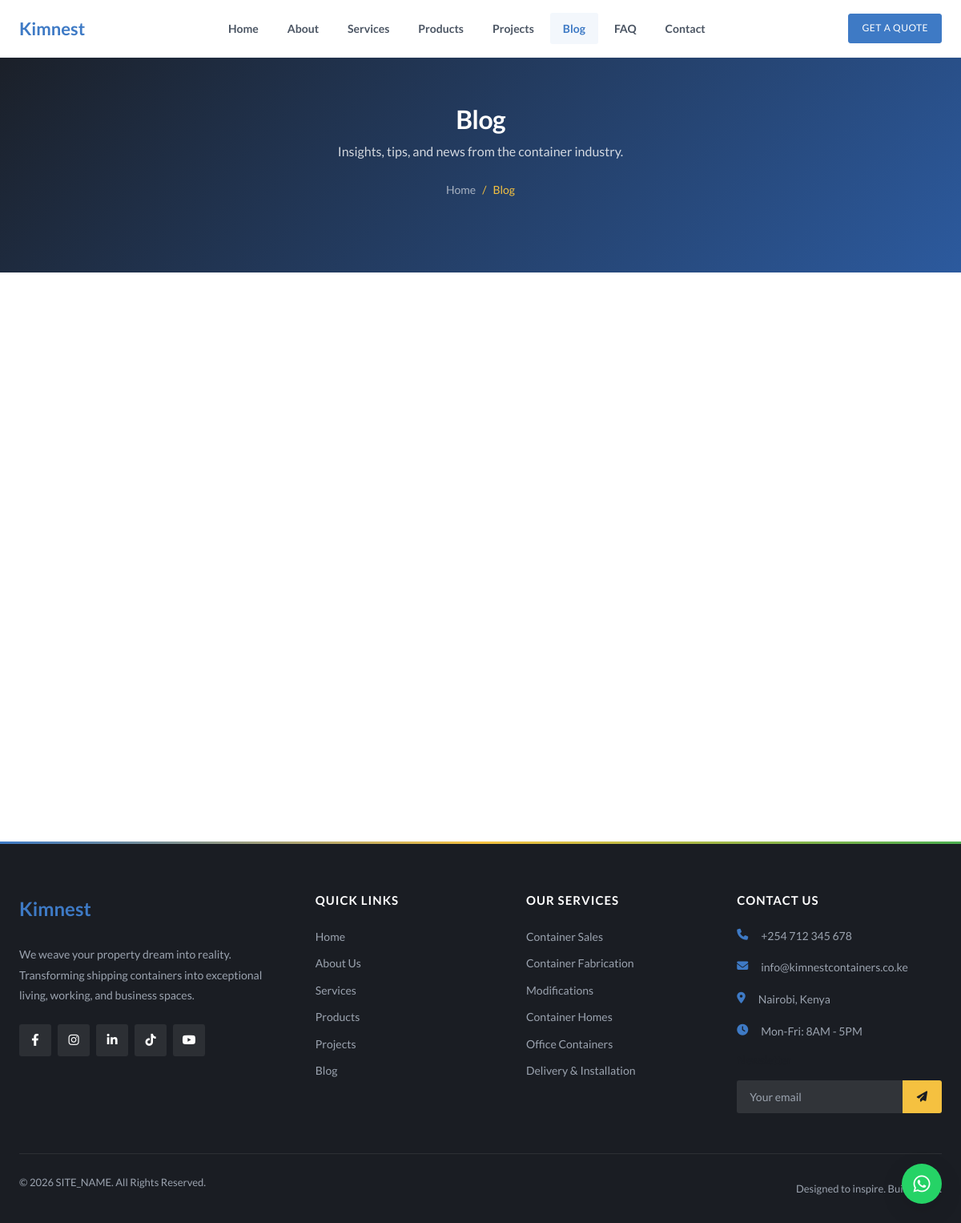
Screenshot of /pages/blog.php with the database file from the repository.
### tables this page shows
CREATE TABLE site_content (
    id INT AUTO_INCREMENT PRIMARY KEY,
    page_slug VARCHAR(50) NOT NULL,
    section_key VARCHAR(50) NOT NULL,
    content_key VARCHAR(100) NOT NULL,
    content_value LONGTEXT,
    content_type ENUM('text', 'textarea', 'html', 'image') DEFAULT 'text',
    is_visible TINYINT(1) DEFAULT 1,
    created_at TIMESTAMP DEFAULT CURRENT_TIMESTAMP,
    updated_at TIMESTAMP DEFAULT CURRENT_TIMESTAMP ON UPDATE CURRENT_TIMESTAMP,
    UNIQUE KEY unique_content (page_slug, section_key, content_key)
);

CREATE TABLE site_settings (
    id INT AUTO_INCREMENT PRIMARY KEY,
    setting_key VARCHAR(100) NOT NULL UNIQUE,
    setting_value TEXT,
    created_at TIMESTAMP DEFAULT CURRENT_TIMESTAMP,
    updated_at TIMESTAMP DEFAULT CURRENT_TIMESTAMP ON UPDATE CURRENT_TIMESTAMP
);

### includes/functions.php (called while the page is built, shortened)
<?php
require_once __DIR__ . '/db.php';
function getContent($page, $section, $key, $default = '') {
    global $pdo;
    $stmt = $pdo->prepare("SELECT content_value, content_type, is_visible FROM site_content WHERE page_slug = ? AND section_key = ? AND content_key = ?");
    $stmt->execute([$page, $section, $key]);
    $result = $stmt->fetch();
    $value = $result['content_value'];
    $type = $result['content_type'] ?? 'text';
    if ($type === 'textarea') {
        $value = strip_tags($value);
        $value = trim($value);
    }
    return $value;
}
function getSetting($key, $default = '') {
    global $pdo;
    $stmt = $pdo->prepare("SELECT setting_value FROM site_settings WHERE setting_key = ?");
    $stmt->execute([$key]);
    $result = $stmt->fetch();
    return $result ? $result['setting_value'] : $default;
}

### pages/blog.php (the view, shortened to what this page needs)
<?php
include __DIR__ . '/../includes/header.php';
$posts = [];
try {
    $stmt = $pdo->prepare("SELECT * FROM blog_posts WHERE status = 'published' ORDER BY created_at DESC");
    $stmt->execute();
    $posts = $stmt->fetchAll();
} catch (Exception $e) {}
$heroBg = getContent('blog', 'hero', 'bg_image', '');
$heroOverlay = getContent('blog', 'hero', 'overlay_color', '#1a2e4a');
$heroDesc = getContent('blog', 'hero', 'description', '');
?>
<section class="page-banner page-banner--tall" <?php if (!empty($heroBg)): ?>style="background-image: linear-gradient(<?= $heroOverlay ?>dd, <?= $heroOverlay ?>ee), url(<?= BASE_URL ?>/<?= htmlspecialchars($heroBg) ?>); background-size: cover; background-position: center;"<?php endif; ?>>
    <div class="container">
        <h1><?= htmlspecialchars(getContent('blog', 'hero', 'overline', 'Blog')) ?></h1>
        <?php if (!empty($heroDesc)): ?>
            <p class="page-banner__desc"><?= htmlspecialchars($heroDesc) ?></p>
        <?php endif; ?>
        <div class="breadcrumb">
            <a href="<?= BASE_URL ?>/">Home</a> <span>/</span> <span>Blog</span>
        </div>
    </div>
</section>
<section class="section">
    <div class="container">
        <?php if (empty($posts)): ?>
            <div class="blog-empty fade-in">
                <i class="fas fa-newspaper"></i>
                <h3>Coming Soon</h3>
                <p>We're working on great content for you. Check back soon!</p>
            </div>
        <?php else: ?>
            <div class="blog-grid" id="blogGrid">
            </div>
        <?php endif; ?>
    </div>
</section>
<?php include __DIR__ . '/../includes/footer.php'; ?>

### includes/footer.php (shortened to what this page needs)
    </main>
    <footer class="footer">
        <div class="container">
            <div class="footer-grid">
                <div class="footer-col">
                    <a href="<?= BASE_URL ?>/" class="footer-logo">
                        <span class="logo-text">Kim<span>nest</span></span>
                    </a>
                    <p><?= htmlspecialchars(getSetting('site_tagline', 'We weave your property dream into reality. Transforming shipping containers into exceptional living, working, and business spaces.')) ?></p>
                    <div class="social-links">
                        <a href="<?= getSetting('facebook_url', '#') ?>" target="_blank"><i class="fab fa-facebook-f"></i></a>
                        <a href="<?= getSetting('instagram_url', '#') ?>" target="_blank"><i class="fab fa-instagram"></i></a>
                        <a href="<?= getSetting('linkedin_url', '#') ?>" target="_blank"><i class="fab fa-linkedin-in"></i></a>
                        <a href="<?= getSetting('tiktok_url', '#') ?>" target="_blank"><i class="fab fa-tiktok"></i></a>
                        <a href="<?= getSetting('youtube_url', '#') ?>" target="_blank"><i class="fab fa-youtube"></i></a>
                    </div>
                </div>
                <div class="footer-links-group">
                    <div class="footer-col">
                        <h3>Quick Links</h3>
                        <ul class="footer-links">
                            <li><a href="<?= BASE_URL ?>/">Home</a></li>
                            <li><a href="<?= BASE_URL ?>/about">About Us</a></li>
                            <li><a href="<?= BASE_URL ?>/services">Services</a></li>
                            <li><a href="<?= BASE_URL ?>/products">Products</a></li>
                            <li><a href="<?= BASE_URL ?>/projects">Projects</a></li>
                            <li><a href="<?= BASE_URL ?>/blog">Blog</a></li>
                        </ul>
                    </div>
                    <div class="footer-col">
                        <h3>Our Services</h3>
                        <ul class="footer-links">
                            <li><a href="<?= BASE_URL ?>/services#sales">Container Sales</a></li>
                            <li><a href="<?= BASE_URL ?>/services#fabrication">Container Fabrication</a></li>
                            <li><a href="<?= BASE_URL ?>/services#modifications">Modifications</a></li>
                            <li><a href="<?= BASE_URL ?>/services#homes">Container Homes</a></li>
                            <li><a href="<?= BASE_URL ?>/services#offices">Office Containers</a></li>
                            <li><a href="<?= BASE_URL ?>/services#delivery">Delivery & Installation</a></li>
                        </ul>
                    </div>
                </div>
                <div class="footer-col">
                    <h3>Contact Us</h3>
                    <ul class="footer-contact">
                        <li><i class="fas fa-phone"></i> <?= getSetting('site_phone', SITE_PHONE) ?></li>
                        <li><i class="fas fa-envelope"></i> <?= getSetting('site_email', SITE_EMAIL) ?></li>
                        <li><i class="fas fa-map-marker-alt"></i> <?= getSetting('site_address', 'Nairobi, Kenya') ?></li>
                        <li><i class="fas fa-clock"></i> Mon-Fri: 8AM - 5PM</li>
                    </ul>
                    <div class="newsletter">
                        <h4>Newsletter</h4>
                        <form class="newsletter-form" id="newsletterForm" action="<?= BASE_URL ?>/api/newsletter.php">
                            <input type="email" name="email" placeholder="Your email" required>
                            <button type="submit"><i class="fas fa-paper-plane"></i></button>
                        </form>
                    </div>
                </div>
            </div>
            <div class="footer-bottom">
                <p>&copy; <?= date('Y') ?> <?= SITE_NAME ?>. All Rights Reserved.</p>
                <p>Designed to inspire. Built to last.</p>
            </div>
        </div>
    </footer>
    <a href="https://wa.me/<?= getSetting('site_whatsapp', SITE_WHATSAPP) ?>" class="whatsapp-float" target="_blank">
        <i class="fab fa-whatsapp"></i>
    </a>
</body>
</html>

### rows the page displays
site_content: content_value "Blog"
site_content: content_value "Insights, tips, and news from the container industry."
site_settings: setting_value "We weave your property dream into reality. Transforming shipping containers into exceptional living, working, and business spaces."
site_settings: setting_value "+254 712 345 678"
site_settings: setting_value "info@kimnestcontainers.co.ke"
site_settings: setting_value "Nairobi, Kenya"

### other values shown
SITE_NAME "SITE_NAME"
